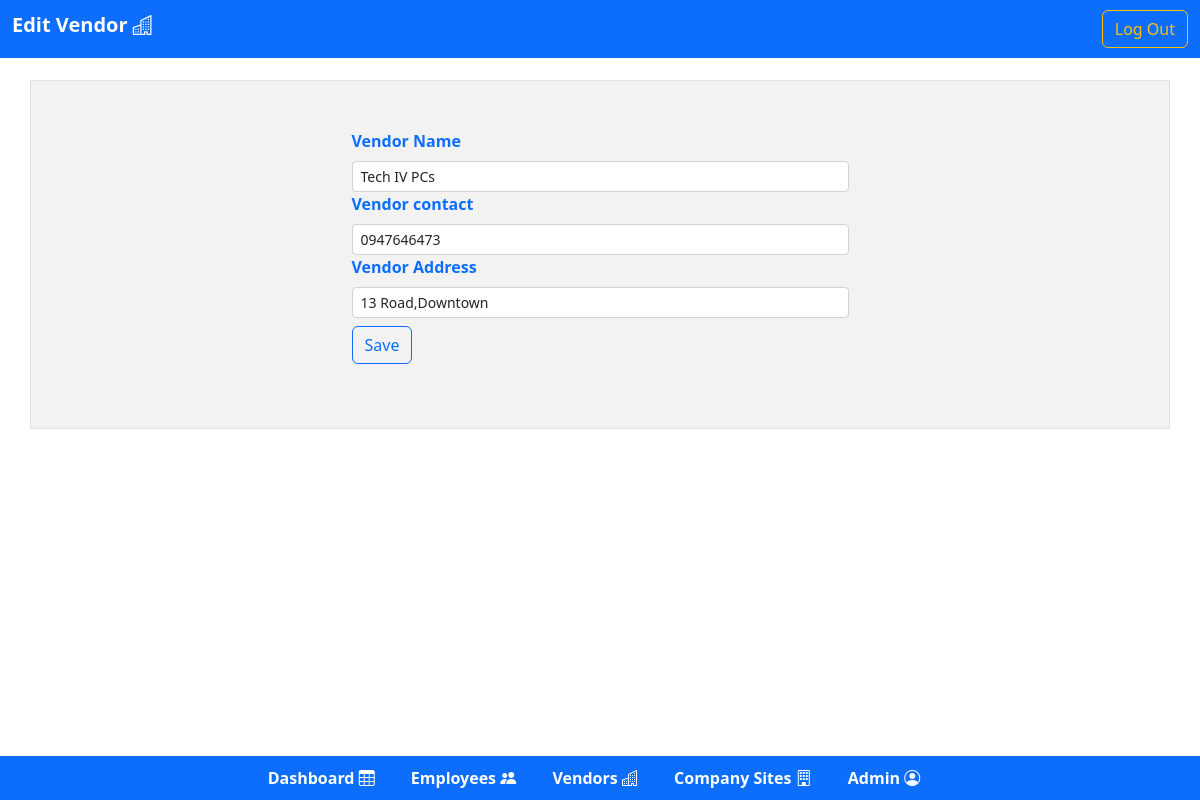
The app's page /forms/update_vendor.php?id=11 (signed in) with its own data.
### tables this page shows
CREATE TABLE `vendor` (
  `v_id` int NOT NULL AUTO_INCREMENT,
  `v_name` varchar(50) NOT NULL,
  `v_contact` varchar(50) NOT NULL,
  `v_address` varchar(100) NOT NULL,
  PRIMARY KEY (`v_id`)
);

### forms/update_vendor.php (the view, shortened to what this page needs)
<?php
require_once('../include/Db.php');
$v_name = $v_address =$v_contact="";
if(isset($_POST["btnsubmit"])&&!empty($_GET['id']))
{
        if(preg_match('/^[a-z A-Z]+$/',$_POST['vendorname'])&& preg_match('/^[a-zA-Z 0-9,]+$/',$_POST['vendoraddress'])&& preg_match('/^[0-9]+$/', trim($_POST['vendornumber'])))
        {
            $sql = "UPDATE assets_management_db.vendor SET  v_name=?,v_contact=?,v_address =? WHERE v_id=?";
            if($stmt = mysqli_prepare($mysqlconnect, $sql))
            {
                    mysqli_stmt_bind_param($stmt, "sssi", $param_v_name,$param_v_contact,$param_v_address,$param_v_id);
                    $param_v_name = $_POST["vendorname"];
                    $param_v_contact = $_POST["vendornumber"];
                    $param_v_address = $_POST["vendoraddress"];
                    $param_v_id = $_POST['id'];
                if (mysqli_stmt_execute($stmt))
                {
                    $success = "Saved ";
                    $_SESSION['savedbootstrapclass'] = "text-success";
                    $_SESSION['savedstatus'] = $success;
                    header("location:../pages/vendors.php");
                    exit();
                }
                else
                {
                    echo "Oops! Something went wrong. Please try again later.";
                }
                    mysqli_stmt_close($stmt);
            }
            else
            {
                    echo "Error Occurred contact the Developer";
            }
        }
        else
        {
                    $error =  "Please Enter Correct Details.".'</br>'."No Characters and Underscores Allowed.".'</br>'."No Blanks Allowed.";
                    $_SESSION['errorstatus'] = $error;
                    $_SESSION['bootstrapclass'] = "text-danger";
                    $id = $_GET['id'];
                    header("location:../forms/update_vendor.php?id=$id");
                    exit();
        }
}
elseif(empty($_GET['id']))
{
                    header("location:../pages/vendors.php");
                    exit();
}
else
{
                    if(isset($_GET["id"]) && !empty(trim($_GET["id"]))){
                        $sql = "SELECT * FROM assets_management_db.vendor WHERE v_id = ?";
                        if($stmt = mysqli_prepare($mysqlconnect, $sql))
                        {
                            mysqli_stmt_bind_param($stmt, "i", $param_id);
                            if(mysqli_stmt_execute($stmt)){
                                $result = mysqli_stmt_get_result($stmt);
                                if(mysqli_num_rows($result) == 1){
                                    $row = mysqli_fetch_array($result, MYSQLI_ASSOC);
                                    $v_name = $row["v_name"];
                                    $v_address= $row["v_address"];
                                    $v_contact = $row["v_contact"];
                                } else{
                                }
                            } else{
                                echo "Oops! Something went wrong. Please try again later.";
                            }
                        }
                    }  else{
                    }
}
?>
<!DOCTYPE html>
<html lang="en">
<head>
    <link href="https://cdn.jsdelivr.net/npm/bootstrap@5.0.2/dist/css/bootstrap.min.css" rel="stylesheet">
    <link href="https://cdn.jsdelivr.net/npm/bootstrap@5.0.2/dist/css/bootstrap.min.css" rel="stylesheet" />
    <link rel="stylesheet" href="https://cdn.jsdelivr.net/npm/bootstrap-icons@1.10.3/font/bootstrap-icons.css">
    <link rel="stylesheet" href="https://cdnjs.cloudflare.com/ajax/libs/twitter-bootstrap/5.2.0/css/bootstrap.min.css">
    <link rel="stylesheet" href="https://cdn.datatables.net/1.13.4/css/dataTables.bootstrap5.min.css">
    <link rel="stylesheet" type="text/css" href="../stylesheets/styles.css" />
</head>
<body>
<div class="m-0 py-3">
    <nav class="navbar navbar-expand-lg navbar-light bg-primary fixed-top">
        <div class="container-fluid">
          <h1 class="navbar-brand text-white fw-bold ">Edit Vendor <i class="bi bi-buildings"></i></h1>
            <div class="collapse navbar-collapse" id="navbarCollapse">
                <div class="navbar-nav ms-auto">
                    <a href="../Authorization/logout.php" class="btn btn-outline-warning">Log Out</a>
                </div>
            </div>
        </div>
    </nav>
</div>
<div class="container py-5 mt-5 d-flex justify-content-center border " style="background-color : #f2f2f2">
    <div class="container">
                <form action="<?php echo htmlspecialchars(basename($_SERVER['REQUEST_URI'])); ?>" method="post">
                    <div class="container w-50">
                            <div class="container">
                                <label for="vendorname" class="form-label text-primary fw-bold">Vendor Name</label>
                                <input type="text" class="form-control form-control-sm" name="vendorname" placeholder="Store Name..." value="<?php  echo $v_name; ?>" >
                            </div>
                            <div class="container">
                                <label for="vendorcontact" class="form-label text-primary fw-bold">Vendor contact</label>
                                <input type="number" class="form-control form-control-sm" name="vendornumber" placeholder="(011) 000 0000" value="<?php  echo $v_contact; ?>">
                            </div>
                            <div class="container">
                                <label for="vendoraddress" class="form-label text-primary fw-bold">Vendor Address</label>
                                <input type="text" class="form-control form-control-sm" name="vendoraddress" placeholder="Address..." value="<?php  echo $v_address; ?>">
                            </div>
                            <div class="container mb-2 py-2">
                                <button type="submit" name="btnsubmit" class="btn btn-outline-primary">Save</button>
                            </div>
                    </div>
                </form>
    </div>
</div>
<div class="fixed-footer bg-primary ">
    <div id="flex-container" class="container navbar-nav bg-primary  ">
            <nav>
                <a class="text-white fw-bold m-3" href="../pages/dashboard.php">Dashboard <i class="bi bi-table"></i></a>
                <a class="text-white fw-bold m-3" href="../pages/employees.php">Employees <i class="bi bi-people-fill"></i></a>
                <a class="text-white fw-bold m-3" href="../pages/vendors.php">Vendors <i class="bi bi-buildings"></i></a>
                <a class="text-white fw-bold m-3" href="../pages/companysites.php">Company Sites <i class="bi bi-building"></i></a>
                <a class="text-white fw-bold m-3" href="../pages/admin.php">Admin <i class="bi bi-person-circle"></i></a>
            </nav>
      	</div>
    </div>
</body>
</html>

### stylesheets/styles.css (style rules this page uses)
.fixed-footer { width: 100%; position: fixed; padding: 10px 0px; color: #fff; }
.fixed-footer { bottom: 0; }
#flex-container { display: flex; justify-content: center; align-items: center; }
a:link { text-decoration: none; }

### records on screen
vendor: vendorname "Tech IV PCs", vendornumber "0947646473", vendoraddress "13 Road,Downtown"
